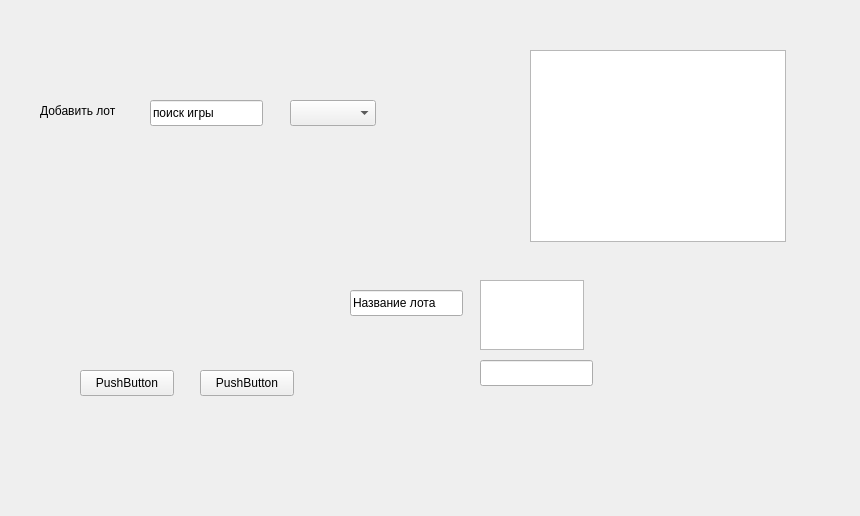
<?xml version="1.0" encoding="UTF-8"?>
<ui version="4.0">
 <class>AddLotDialog</class>
 <widget class="QWidget" name="AddLotDialog">
  <property name="geometry">
   <rect>
    <x>0</x>
    <y>0</y>
    <width>860</width>
    <height>516</height>
   </rect>
  </property>
  <property name="windowTitle">
   <string>Form</string>
  </property>
  <widget class="QLabel" name="lotTitleLabel">
   <property name="geometry">
    <rect>
     <x>40</x>
     <y>100</y>
     <width>101</width>
     <height>21</height>
    </rect>
   </property>
   <property name="text">
    <string>Добавить лот</string>
   </property>
  </widget>
  <widget class="QLineEdit" name="gameSearchEdit">
   <property name="geometry">
    <rect>
     <x>150</x>
     <y>100</y>
     <width>113</width>
     <height>26</height>
    </rect>
   </property>
   <property name="inputMask">
    <string>поиск игры</string>
   </property>
   <property name="text">
    <string>поиск игры</string>
   </property>
  </widget>
  <widget class="QComboBox" name="comboBox">
   <property name="geometry">
    <rect>
     <x>290</x>
     <y>100</y>
     <width>86</width>
     <height>26</height>
    </rect>
   </property>
  </widget>
  <widget class="QListWidget" name="gamesListWidget">
   <property name="geometry">
    <rect>
     <x>530</x>
     <y>50</y>
     <width>256</width>
     <height>192</height>
    </rect>
   </property>
  </widget>
  <widget class="QLineEdit" name="lotTitleEdit">
   <property name="geometry">
    <rect>
     <x>350</x>
     <y>290</y>
     <width>113</width>
     <height>26</height>
    </rect>
   </property>
   <property name="text">
    <string>Название лота</string>
   </property>
  </widget>
  <widget class="QTextEdit" name="lotDescriptionEdit">
   <property name="geometry">
    <rect>
     <x>480</x>
     <y>280</y>
     <width>104</width>
     <height>70</height>
    </rect>
   </property>
  </widget>
  <widget class="QLineEdit" name="lotPriceEdit">
   <property name="geometry">
    <rect>
     <x>480</x>
     <y>360</y>
     <width>113</width>
     <height>26</height>
    </rect>
   </property>
  </widget>
  <widget class="QPushButton" name="saveLotButton">
   <property name="geometry">
    <rect>
     <x>80</x>
     <y>370</y>
     <width>94</width>
     <height>26</height>
    </rect>
   </property>
   <property name="text">
    <string>PushButton</string>
   </property>
  </widget>
  <widget class="QPushButton" name="cancelButton">
   <property name="geometry">
    <rect>
     <x>200</x>
     <y>370</y>
     <width>94</width>
     <height>26</height>
    </rect>
   </property>
   <property name="text">
    <string>PushButton</string>
   </property>
  </widget>
 </widget>
 <resources/>
 <connections/>
</ui>
